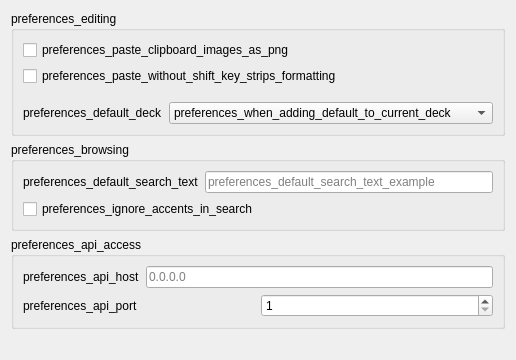
     <widget class="QWidget" name="tab_1">
      <attribute name="title">
       <string>preferences_editing</string>
      </attribute>
      <layout class="QVBoxLayout" name="verticalLayout_10">
       <item>
        <widget class="QGroupBox" name="editorGroupBox">
         <property name="title">
          <string>preferences_editing</string>
         </property>
         <layout class="QVBoxLayout" name="verticalLayout_9">
          <item>
           <widget class="QCheckBox" name="pastePNG">
            <property name="sizePolicy">
             <sizepolicy hsizetype="Fixed" vsizetype="Fixed">
              <horstretch>0</horstretch>
              <verstretch>0</verstretch>
             </sizepolicy>
            </property>
            <property name="text">
             <string>preferences_paste_clipboard_images_as_png</string>
            </property>
           </widget>
          </item>
          <item>
           <widget class="QCheckBox" name="paste_strips_formatting">
            <property name="sizePolicy">
             <sizepolicy hsizetype="Fixed" vsizetype="Fixed">
              <horstretch>0</horstretch>
              <verstretch>0</verstretch>
             </sizepolicy>
            </property>
            <property name="text">
             <string>preferences_paste_without_shift_key_strips_formatting</string>
            </property>
           </widget>
          </item>
          <item>
           <spacer name="verticalSpacer_7">
            <property name="orientation">
             <enum>Qt::Orientation::Vertical</enum>
            </property>
            <property name="sizeType">
             <enum>QSizePolicy::Policy::Fixed</enum>
            </property>
            <property name="sizeHint" stdset="0">
             <size>
              <width>20</width>
              <height>10</height>
             </size>
            </property>
           </spacer>
          </item>
          <item>
           <layout class="QHBoxLayout" name="horizontalLayout_7">
            <item>
             <widget class="QLabel" name="deck_label">
              <property name="text">
               <string>preferences_default_deck</string>
              </property>
              <property name="buddy">
               <cstring>useCurrent</cstring>
              </property>
             </widget>
            </item>
            <item>
             <widget class="QComboBox" name="useCurrent">
              <property name="sizePolicy">
               <sizepolicy hsizetype="MinimumExpanding" vsizetype="Fixed">
                <horstretch>0</horstretch>
                <verstretch>0</verstretch>
               </sizepolicy>
              </property>
              <item>
               <property name="text">
                <string>preferences_when_adding_default_to_current_deck</string>
               </property>
              </item>
              <item>
               <property name="text">
                <string>preferences_change_deck_depending_on_note_type</string>
               </property>
              </item>
             </widget>
            </item>
           </layout>
          </item>
         </layout>
        </widget>
       </item>
       <item>
        <widget class="QGroupBox" name="browserGroupBox">
         <property name="title">
          <string>preferences_browsing</string>
         </property>
         <layout class="QVBoxLayout" name="verticalLayout">
          <item>
           <layout class="QHBoxLayout" name="horizontalLayout_2">
            <item>
             <widget class="QLabel" name="search_text_label">
              <property name="text">
               <string>preferences_default_search_text</string>
              </property>
              <property name="buddy">
               <cstring>default_search_text</cstring>
              </property>
             </widget>
            </item>
            <item>
             <widget class="QLineEdit" name="default_search_text">
              <property name="placeholderText">
               <string>preferences_default_search_text_example</string>
              </property>
             </widget>
            </item>
           </layout>
          </item>
          <item>
           <widget class="QCheckBox" name="ignore_accents_in_search">
            <property name="sizePolicy">
             <sizepolicy hsizetype="Fixed" vsizetype="Fixed">
              <horstretch>0</horstretch>
              <verstretch>0</verstretch>
             </sizepolicy>
            </property>
            <property name="text">
             <string>preferences_ignore_accents_in_search</string>
            </property>
           </widget>
          </item>
         </layout>
        </widget>
       </item>
       <item>
        <widget class="QGroupBox" name="browserGroupBox">
         <property name="title">
          <string>preferences_api_access</string>
         </property>
         <layout class="QVBoxLayout" name="verticalLayout">
          <item>
           <layout class="QHBoxLayout" name="horizontalLayout_6">
            <item>
             <widget class="QLabel" name="api_host_label">
              <property name="text">
               <string>preferences_api_host</string>
              </property>
              <property name="buddy">
               <cstring>api_host</cstring>
              </property>
             </widget>
            </item>
            <item>
             <widget class="QLineEdit" name="api_host">
              <property name="placeholderText">
                <string notr="true">0.0.0.0</string>
              </property>
             </widget>
            </item>
           </layout>
          </item>
          <item>
           <layout class="QHBoxLayout" name="horizontalLayout_7">
            <item>
             <widget class="QLabel" name="api_port_label">
              <property name="text">
               <string>preferences_api_port</string>
              </property>
              <property name="buddy">
               <cstring>api_port</cstring>
              </property>
             </widget>
            </item>
            <item>
             <widget class="QSpinBox" name="api_port">
              <property name="minimum">
               <number>1</number>
              </property>
              <property name="maximum">
               <number>65535</number>
              </property>
             </widget>
            </item>
            </layout>
          </item>
         </layout>
        </widget>
       </item>
       <item>
        <spacer name="verticalSpacer_3">
         <property name="orientation">
          <enum>Qt::Orientation::Vertical</enum>
         </property>
         <property name="sizeType">
          <enum>QSizePolicy::Policy::Expanding</enum>
         </property>
         <property name="sizeHint" stdset="0">
          <size>
           <width>20</width>
           <height>20</height>
          </size>
         </property>
        </spacer>
       </item>
      </layout>
     </widget>
